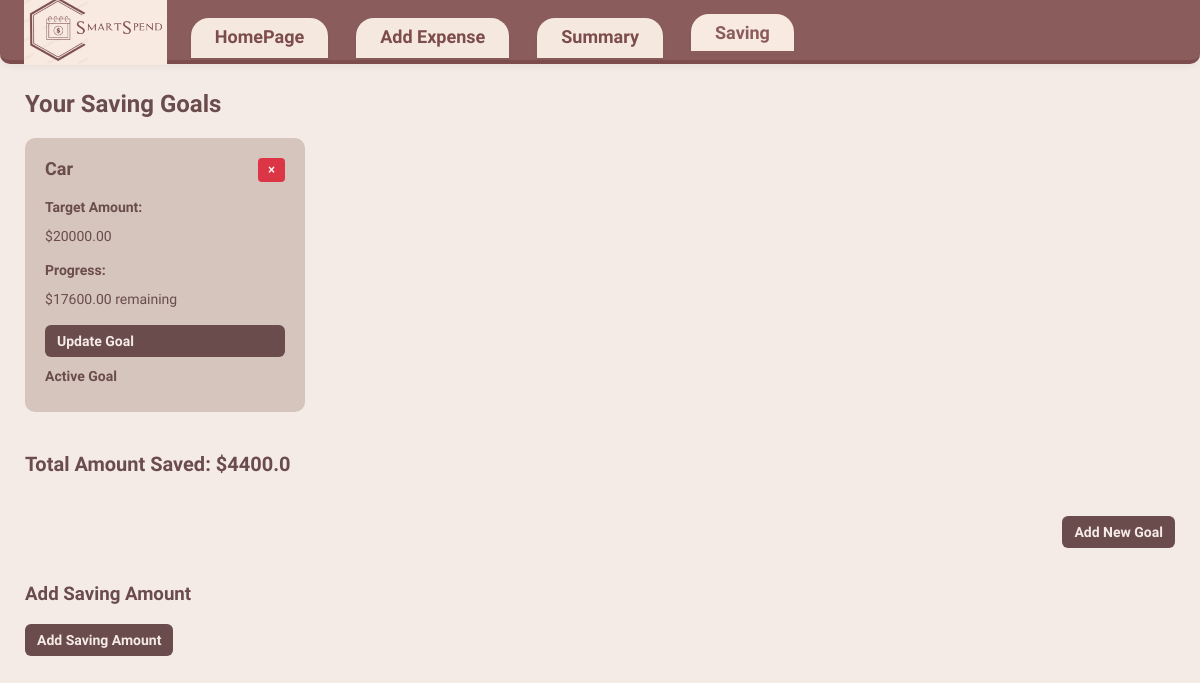
The app's page /saving, older data.
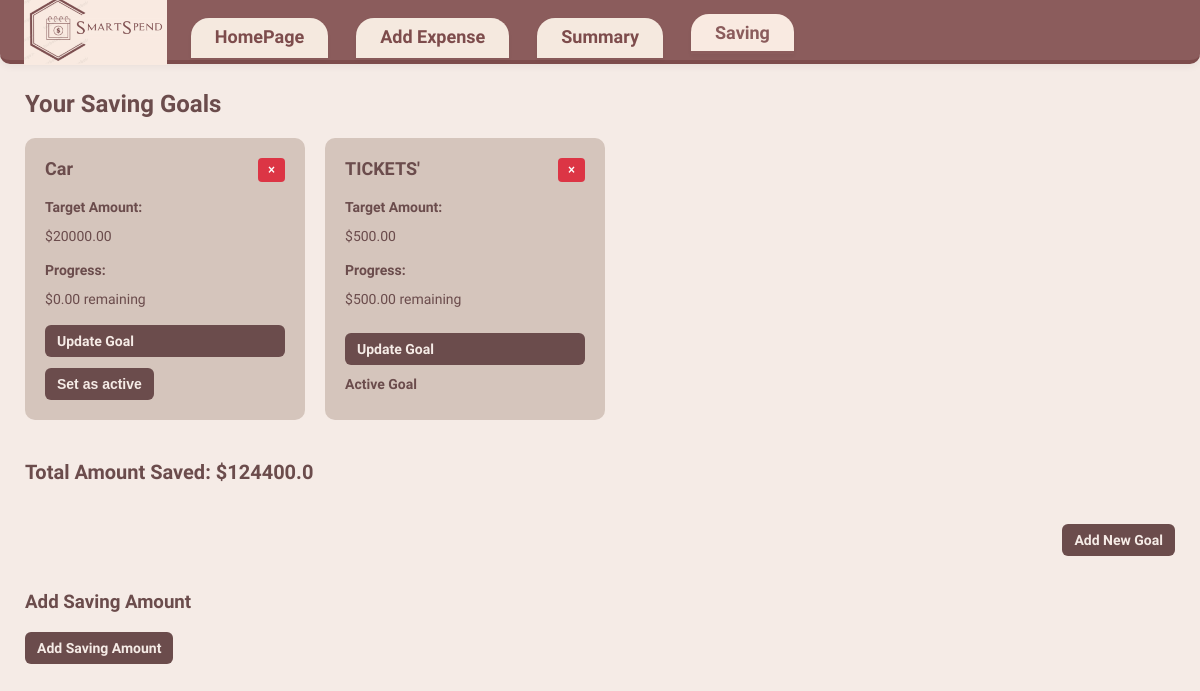
The same page, newer data.
### tables this page shows
CREATE TABLE Goals (
                        id INTEGER PRIMARY KEY AUTOINCREMENT,
                        name TEXT,
                        target_amount REAL,
                        is_active BOOLEAN,
                        created_at TEXT,
                        updated_at TEXT
                    );

### app.py (the view)
@app.route('/saving')
def saving():
    conn = db_manager.connect()
    c = conn.cursor()
    c.execute('SELECT * FROM Goals')
    goals_raw = c.fetchall()
    c.execute('SELECT SUM(amount) FROM Expenses WHERE category = "saving"')
    total_saved = c.fetchone()[0] or 0.0
    goals = []
    for goal in goals_raw:
        goal_id = goal[0]
        target_amount = goal[2]
        c.execute('SELECT SUM(amount) FROM Expenses WHERE category = "saving" AND description = ?', (goal[1],))
        progress = c.fetchone()[0] or 0.0
        remaining = target_amount - progress
        if remaining < 0:
            remaining = 0.0
        new_goal = (goal[0], goal[1], goal[2], goal[3], remaining, goal[4], goal[5])
        goals.append(new_goal)
    conn.close()
    return render_template('saving.html', goals=goals, total_saved=total_saved)

### app.py (called while the page is built)
    def connect(self):
        return sqlite3.connect(self.db_name)

### templates/saving.html (shortened to what this page needs)
<!DOCTYPE html>
<html lang="en">
<head>
  <link rel="stylesheet" href="{{ url_for('static', filename='saving.css') }}">
</head>
<body>
  <div class="main-content">
    <header class="navbar">
      <img src="{{ url_for('static', filename='logo.png') }}" alt="SmartSpend Logo" class="nav-logo">
      <nav>
        <a href="/home">HomePage</a>
        <a href="/add">Add Expense</a>
        <a href="/summary">Summary</a>
        <a href="/saving" class="active">Saving</a>
      </nav>
    </header>
    <main>
      <h2>Your Saving Goals</h2>
      <div class="goals-container">
        {% for goal in goals %}
          <div class="goal-card">
            <div style="display: flex; justify-content: space-between; align-items: flex-start;">
              <h3>{{ goal[1] }}</h3>
              <form action="/delete-goal/{{ goal[0] }}" method="POST" style="margin: 0;">
                <button type="submit" style="background-color: #dc3545; color: white; border: none; padding: 5px 10px; border-radius: 4px; cursor: pointer; font-size: 12px;" onclick="return confirm('Are you sure you want to delete this goal?')">×</button>
              </form>
            </div>
            <label>Target Amount:</label>
            <p>${{ "%.2f"|format(goal[2]) }}</p>
            <label>Progress:</label>
            <p>${{ "%.2f"|format(goal[4]) }} remaining</p>
            <div class="buttons">
              <label for="toggle-update-{{ goal[0] }}" class="toggle-label">Update Goal</label>
              {% if not goal[3] %}
                <form action="/set-active/{{ goal[0] }}" method="POST">
                  <button type="submit">Set as active</button>
                </form>
              {% else %}
                <p><strong>Active Goal</strong></p>
              {% endif %}
            </div>
          </div>
        {% endfor %}
      </div>
      <div class="total-saved">
        Total Amount Saved: <strong>${{ total_saved }}</strong>
      </div>
      <div class="add-goal-container">
        <label for="toggle-add-goal" class="toggle-label">Add New Goal</label>
      </div>
      <div class="add-saving-expense-container" style="margin-top: 30px;">
        <h3>Add Saving Amount</h3>
        <label for="toggle-add-saving" class="toggle-label">Add Saving Amount</label>
      </div>
    </main>
  </div>
</body>
</html>

### static/saving.css (style rules this page uses)
body { margin: 0; font-family: 'Work Sans', sans-serif; background-color: #f5ebe6; color: #6b4c4c; }
.navbar { background-color: #8b5c5c; display: flex; align-items: center; justify-content: flex-start; padding: 0; height: 60px; border-bottom: 4px solid #7d4c4c; border-radius: 0 0 10px 10px; box-shadow: 0 2px 8px rgba(0,0,0,0.06); margin-top: 0; position: fixed; top: 0; left: 0; right: 0; z-index: 1000; }
.nav-logo { height: 70px; margin-left: 24px; margin-right: 24px; }
.navbar nav { display: flex; gap: 18px; }
.navbar nav a { color: #7d4c4c; text-decoration: none; font-size: 18px; font-family: 'Baloo Bhai', cursive; font-weight: 700; background: #f5e9df; border-radius: 18px 18px 0 0; padding: 8px 24px; margin-right: 10px; box-shadow: 0 2px 4px rgba(0,0,0,0.04); border: none; transition: background 0.2s; position: relative; top: 8px; }
.navbar nav a.active, .navbar nav a:focus { background: #F9EAE1; color: #8b5c5c; border-bottom: 3px solid #8b5c5c; top: 4px; }
main { margin-top: 90px; margin-right: 25px; margin-left: 25px; }
main h2 { font-weight: 700; font-size: 24px; margin-bottom: 20px; }
.goals-container { display: flex; gap: 20px; flex-wrap: wrap; }
.goal-card { background-color: #D5C5BC; border-radius: 10px; padding: 20px; width: 280px; box-sizing: border-box; box-shadow: 0 px 5px rgba(107,76,76,0.3); display: flex; flex-direction: column; gap: 10px; }
.goal-card h3 { font-weight: 700; font-size: 18px; margin: 0 0 10px 0; }
.goal-card label { font-weight: 700; font-size: 14px; display: block; margin-bottom: 3px; }
.goal-card p { margin: 0 0 8px 0; font-size: 14px; }
.goal-card .buttons { display: flex; flex-direction: column; gap: 8px; margin-top: auto; }
.goal-card button { background-color: #6b4c4c; color: #f5ebe6; border: none; border-radius: 6px; padding: 8px 12px; font-weight: 600; cursor: pointer; transition: background-color 0.3s ease; font-size: 14px; }
.total-saved { margin-top: 40px; font-weight: 700; font-size: 20px; }
.total-saved strong { font-weight: 900; }
.add-goal-container { margin-top: 40px; display: flex; justify-content: flex-end; align-items: center; gap: 10px; }
form button { background-color: #6b4c4c; color: #f5ebe6; border: none; border-radius: 6px; padding: 8px 12px; font-weight: 600; cursor: pointer; transition: background-color 0.3s ease; font-size: 14px; }

### templates/saving.html (style rules this page uses)
.toggle-label { cursor: pointer; color: #f5ebe6; font-weight: 700; background-color: #6b4c4c; border-radius: 6px; padding: 8px 12px; text-decoration: none; margin-bottom: 5px; display: inline-block; border: none; font-size: 14px; user-select: none; transition: background-color 0.3s ease; }

Row changes from the older to the newer data that the page shows:
changed Goals "Car": is_active "17600.00" → "0.00"; is_active "Active Goal" → "Set as active"
added Goals: name "TICKETS'", target_amount "500.00", is_active "Active Goal"
Text that changed along with them:
{{ total_saved }}: "4400.0" → "124400.0"
